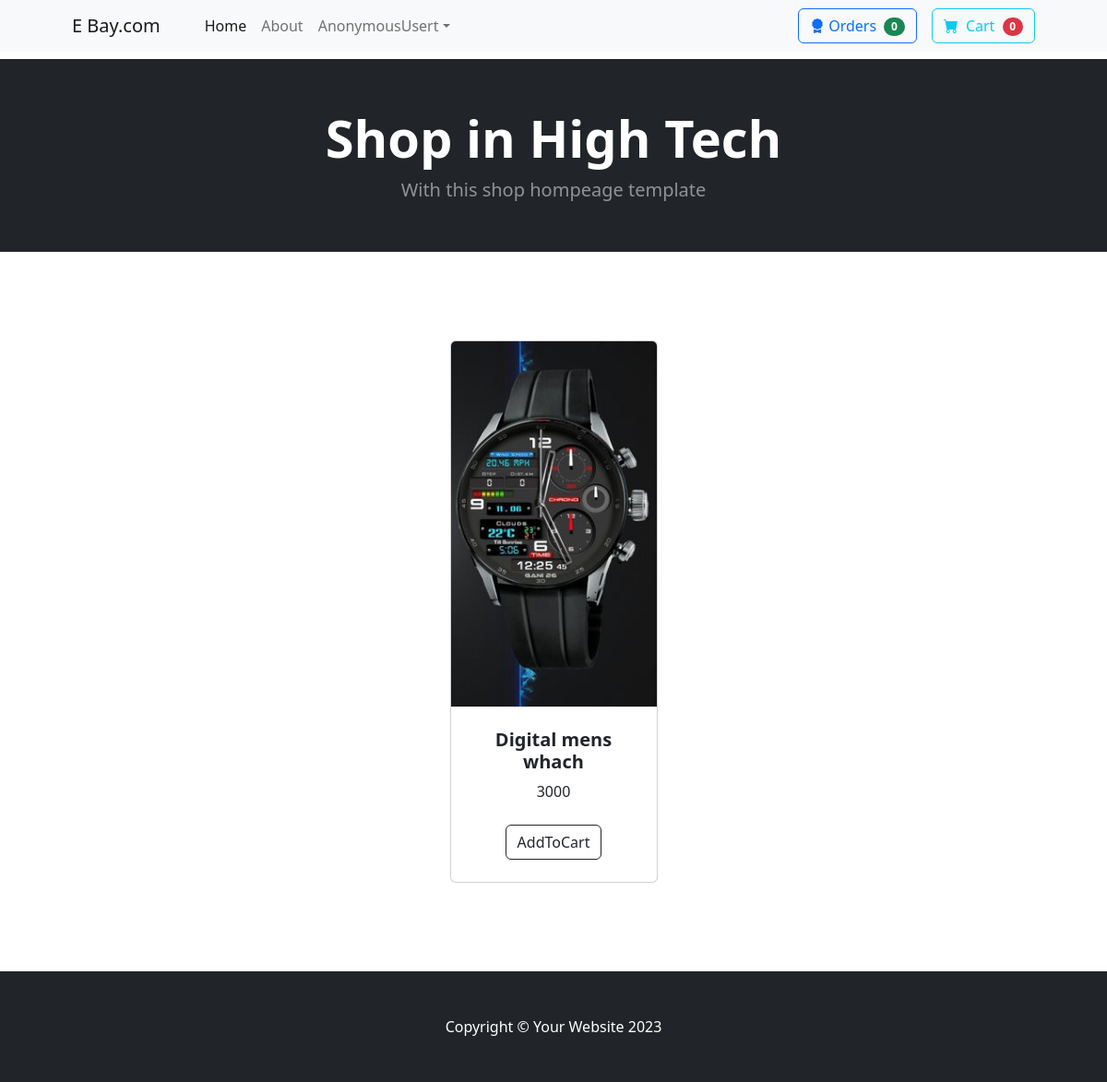
/detail/1, run on the app's committed database.
### owner/models.py (models this page shows, shortened)
class product(models.Model):
  product_name=models.CharField(max_length=100)
  price=models.PositiveIntegerField()
  image=models.ImageField(upload_to="media/product")
  description=models.TextField(max_length=200)
  category=models.ForeignKey(category,on_delete=models.CASCADE)
  rating=models.CharField( max_length=10,null=True)

### users/views.py (the view)
# urls.py: path('detail/<int:id>',views.ProductDetailView.as_view(),name='detail_view'),
class ProductDetailView(DeleteView):
  template_name="produc_detail.html"
  model=product
  pk_url_kwarg="id"
  context_object_name="pro"

### users/context_processors.py (called while the page is built)
def cart_count(request):
  if request.user.is_authenticated:
    count=cart.objects.filter(user=request.user).exclude(status="order-placed").count()
    return {"count":count}
  else:
    return {"count":0}

def order_count(request):
  if request.user.is_authenticated:
    ordercount=orders.objects.filter(user=request.user).count()
    return {"order_count":ordercount}
  else:
    return {"order_count":0}

### users/templates/produc_detail.html
{% extends 'index.html' %}
{% block contant %}
<section class="py-5">
  <div class="container px-4 px-lg-5 mt-5">
      <div class="row gx-4 gx-lg-5 row-cols-2 row-cols-md-3 row-cols-xl-4 justify-content-center">
          <div class="col mb-5">
              <div class="card h-100">
                  <img class="card-img-top" src="{{ pro.image.url }}" alt="..." />
                  <div class="card-body p-4">
                      <div class="text-center">
                          <h5 class="fw-bolder">{{ pro.product_name }}</h5>
                         {{ pro.price }}
                      </div>
                  </div>
                  <div class="card-footer p-4 pt-0 border-top-0 bg-transparent">
                      <div class="text-center"><a class="btn btn-outline-dark mt-auto" href="{% url 'addcart_view' pro.id %}">AddToCart</a></div>
                  </div>
              </div>
          </div>
      </div>
  </div>
</section>
{% endblock %}

### data on the page
product: image (picture), product_name "Digital mens whach", price "3000"

### other printed values
{{ request.user }} "AnonymousUser"
{{ order_count }} "0"
{{ count }} "0"
